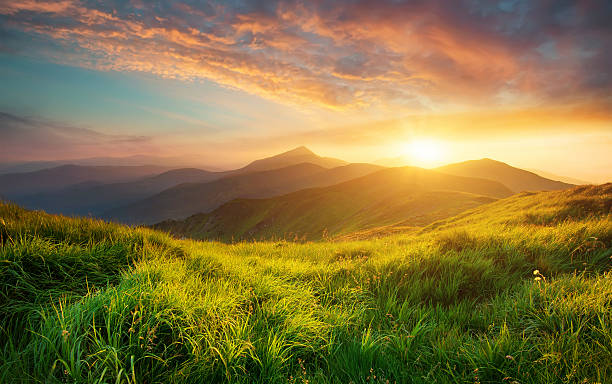
#> input picture OpenCVde_Goruntu_Isleme/Histogram/resim.jpg, 612 x 384 px, found by its file name
$ python histogram.py
#> lines starting #> are read from the running program, lines starting #| are printed output that depends on the picture
import cv2 as cv
import numpy as np
from matplotlib import pyplot as plt

# Histogramı, elimizdeki sayısal değişkenlerin ne şekilde dağıldığını görmek için kullanırız.

def custom_hist(gray):
    h, w = gray.shape
    hist = np.zeros([256], dtype=np.int32)
    for row in range(h):
        for col in range(w):
            pv = gray[row, col]
            hist[pv] += 1

    y_pos = np.arange(0, 256, 1, dtype=np.int32)
    plt.bar(y_pos, hist, align='center', color='r', alpha=0.5)
    plt.xticks(y_pos, y_pos)
    plt.ylabel("Frequency")
    plt.title("Histogram")
    plt.show()

def image_hist(image):
    cv.imshow("input", image)
    color = ("blue", "green", "red")
    for i, color in enumerate(color):
        hist = cv.calcHist([image], [i], None, [256], [0, 256])
        plt.plot(hist, color=color)
        plt.xlim([0, 256])
    plt.show()

src = cv.imread("Histogram/resim.jpg")
#> src is the input picture: shape (384, 612, 3); mean B, G, R 66.6, 117.5, 134.5
cv.namedWindow("input", cv.WINDOW_AUTOSIZE)
cv.imshow("input", src)
cv.waitKey(1)

gray = cv.cvtColor(src, cv.COLOR_BGR2GRAY)
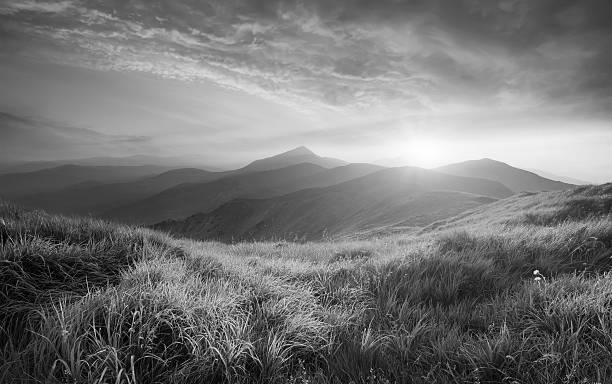
#> gray: shape (384, 612); min 0, max 254, mean 116.8
custom_hist(gray)
#> after the loop in custom_hist, `for row in range(h):`: hist = 256 values, max 1665 at index 62, min 0 at index 255, mean 918
#> in custom_hist, `plt.show()`:
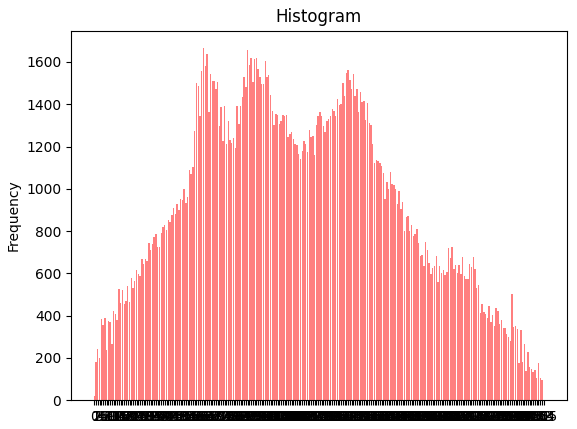
#> figure drawn by matplotlib, 1 panel; tallest bar 1665 high, from x = 61.6 to 62.4

image_hist(src)
#> in image_hist, `plt.show()`:
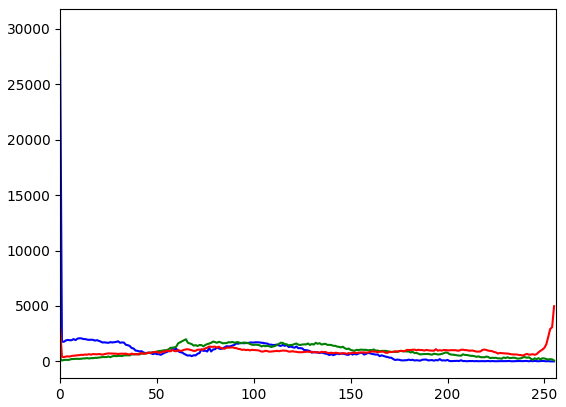
#> figure drawn by matplotlib, 1 panel; curve peaks at x = 0, y = 30310; curve peaks at x = 65, y = 1998; curve peaks at x = 255, y = 4979
